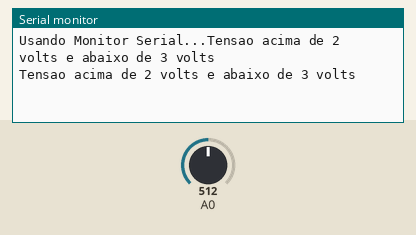
Bench run of a sketch on a simulated Arduino Uno, built with avr-gcc and run on an emulated ATmega328P. Shown: the last lines printed to the serial monitor. Inputs (shaded band) come from the test bench; at power-on: A0 = 512.

Above: at 1.8 s.
1.9 s: A0 set to 215
At 2.8 s:
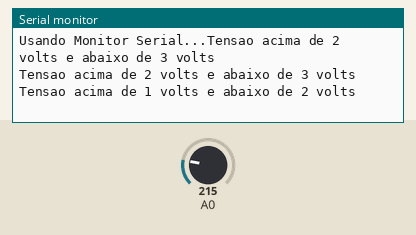
3.4 s: A0 set to 188
At 4.4 s:
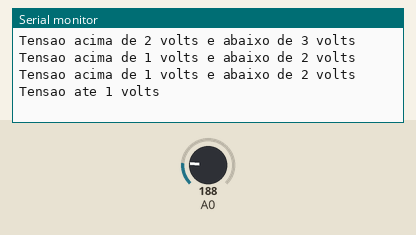

The sketch:

Potenciometro.ino
```cpp
unsigned valorA0 = 0;
void setup() {

Serial.begin(9600);
Serial.print("Usando Monitor Serial...");
}

void loop() {
  valorA0 = analogRead(A0); //leitura A/D
  if (valorA0 >= 0 && valorA0 <= 204) {
  Serial.println("Tensao ate 1 volts");
}
else if (valorA0 >= 205 && valorA0 <= 409) {
  Serial.println("Tensao acima de 1 volts e abaixo de 2 volts");
}

else if (valorA0 >= 410 && valorA0 <= 613) {
  Serial.println("Tensao acima de 2 volts e abaixo de 3 volts");
}

else if (valorA0 >= 614 && valorA0 <= 818) {
  Serial.println("Tensao acima de 3 volts e abaixo de 4 volts");
}

else{
  Serial.println("Tensao acima de 4 volts e abaixo de 5 volts");
}
delay(1000);
}
```

Measured:
- the behaviour switches between 205 and 204 on A0 (found by bisection; images 1 and 2)
- after the input at 1.9 s, the serial monitor: prints a new line after 0.10 s (image 1)
- after the input at 3.4 s, the serial monitor: prints a new line after 0.61 s (image 2)
